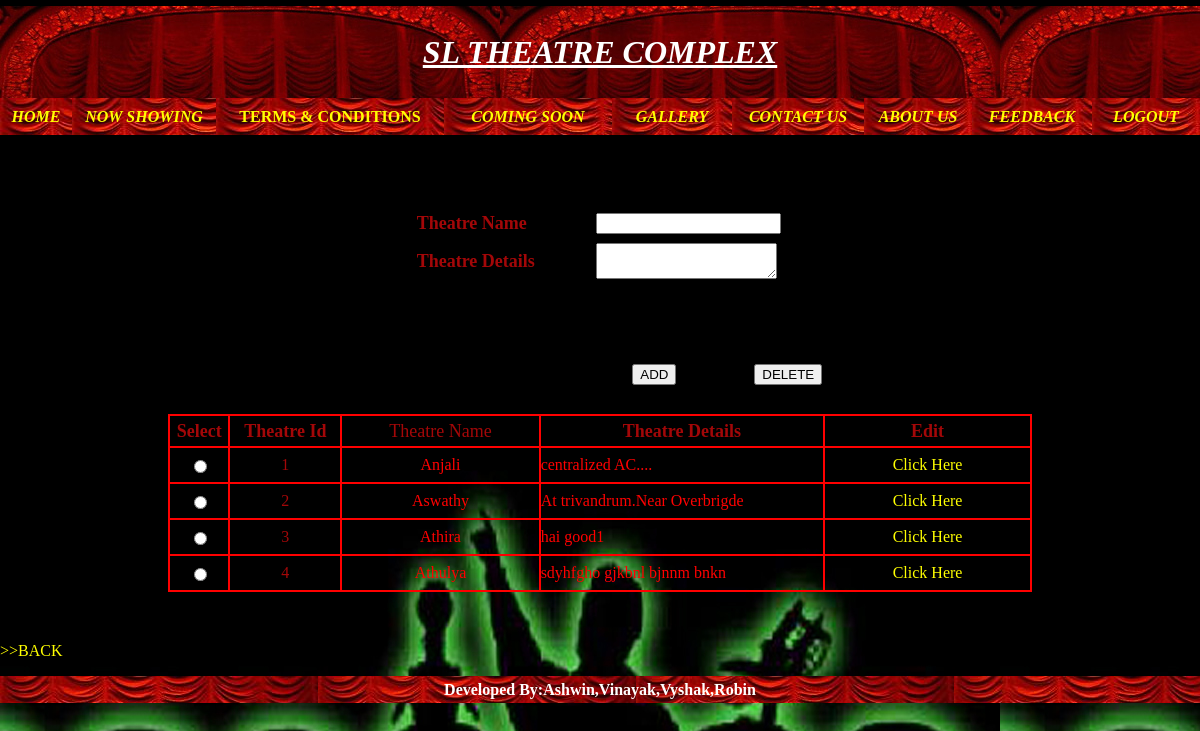
The page /Theatre.php on the database its author committed.
### tables this page shows
CREATE TABLE IF NOT EXISTS `theatre` (
  `theatreid` bigint(20) NOT NULL AUTO_INCREMENT,
  `theatrename` varchar(20) NOT NULL,
  `theatredetails` varchar(70) NOT NULL,
  PRIMARY KEY (`theatreid`),
  UNIQUE KEY `theatrename` (`theatrename`)
);

### Theatre.php (the view, shortened to what this page needs)
<!DOCTYPE html PUBLIC "-//W3C//DTD XHTML 1.0 Transitional//EN" "http://www.w3.org/TR/xhtml1/DTD/xhtml1-transitional.dtd">
<html xmlns="http://www.w3.org/1999/xhtml">
<head>
</head>
<body>
<form name="form1" method="post" action="">
<div id="Layer1">
  <table width="100%" height="92" border="0" cellpadding="0" cellspacing="0">
    <tr>
      <td background="pic/curtains08-02-22.jpg" bgcolor="#E0DFE3"><div align="center" class="style1">
        <div align="center" class="style3 style8"><ins>SL THEATRE COMPLEX </ins></div>
      </div></td>
    </tr>
  </table>
  <table width="100%" height="37" border="0" cellpadding="0" cellspacing="0">
    <tr>
      <td width="6%" height="37" background="pic/CURTAIN.JPG" bgcolor="#E0DFE3"><div align="center" class="style2"><a href="admin_mainpage.php">HOME</a></div></td>
      <td width="12%" background="pic/CURTAIN.JPG" bgcolor="#E0DFE3"><div align="center" class="style6"><a href="nowshowing_admin.php">NOW SHOWING </a></div></td>
      <td width="19%" background="pic/CURTAIN.JPG" bgcolor="#E0DFE3"><div align="center"><a href="terms and conditions_admin.php"><strong>TERMS &amp; CONDITIONS </strong></a></div></td>
      <td width="14%" background="pic/CURTAIN.JPG" bgcolor="#E0DFE3"><div align="center" class="style6"><a href="comingsoon_admin.php">COMING SOON </a></div></td>
      <td width="10%" background="pic/CURTAIN.JPG" bgcolor="#E0DFE3"><div align="center" class="style6"><a href="gallery_admin.php">GALLERY</a><a href="ECoupon.php"></a></div></td>
      <td width="11%" background="pic/CURTAIN.JPG" bgcolor="#E0DFE3"><div align="center" class="style6"><a href="gallery.php"></a><a href="contactus_admin.php">CONTACT US</a></div></td>
      <td width="9%" background="pic/CURTAIN.JPG" bgcolor="#E0DFE3"><div align="center" class="style6"><a href="contactus.php"></a> <a href="aboutus_admin.php">ABOUT US</a></div></td>
      <td width="10%" background="pic/CURTAIN.JPG" bgcolor="#E0DFE3"><div align="center" class="style6"><a href="aboutus.php"></a> <a href="feedback_admin.php" class="style21">FEEDBACK</a></div></td>
      <td width="9%" background="pic/CURTAIN.JPG" bgcolor="#E0DFE3"><div align="center" class="style22"><a href="admin.php">LOGOUT</a></div></td>
    </tr>
  </table>
  <table width="100%" height="279" border="0" cellpadding="0" cellspacing="0">
    <tr>
      <td width="47">&nbsp;</td>
      <td width="47">&nbsp;</td>
      <td width="239">&nbsp;</td>
      <td width="143">&nbsp;</td>
      <td colspan="2">&nbsp;</td>
      <td width="81">&nbsp;</td>
      <td width="47">&nbsp;</td>
      <td width="47">&nbsp;</td>
      <td width="47">&nbsp;</td>
      <td width="47">&nbsp;</td>
    </tr>
    <tr>
      <td>&nbsp;</td>
      <td>&nbsp;</td>
      <td>&nbsp;</td>
      <td>&nbsp;</td>
      <td colspan="2">&nbsp;</td>
      <td>&nbsp;</td>
      <td>&nbsp;</td>
      <td>&nbsp;</td>
      <td>&nbsp;</td>
      <td>&nbsp;</td>
    </tr>
    <tr>
      <td height="39">&nbsp;</td>
      <td>&nbsp;</td>
      <td>&nbsp;</td>
      <td><span class="style15">Theatre Name </span></td>
      <td colspan="2">
        <input type="text" name="t1" />      </td>
      <td>&nbsp;</td>
      <td>&nbsp;</td>
      <td>&nbsp;</td>
      <td>&nbsp;</td>
      <td>&nbsp;</td>
    </tr>
    <tr>
      <td height="33">&nbsp;</td>
      <td>&nbsp;</td>
      <td>&nbsp;</td>
      <td><span class="style15">Theatre Details </span></td>
      <td colspan="2">
        <textarea name="t2"></textarea>
      </td>
      <td>&nbsp;</td>
      <td>&nbsp;</td>
      <td>&nbsp;</td>
      <td>&nbsp;</td>
      <td>&nbsp;</td>
    </tr>
    <tr>
      <td height="38">&nbsp;</td>
      <td>&nbsp;</td>
      <td>&nbsp;</td>
      <td>&nbsp;</td>
      <td colspan="2">&nbsp;</td>
      <td>&nbsp;</td>
      <td>&nbsp;</td>
      <td>&nbsp;</td>
      <td>&nbsp;</td>
      <td>&nbsp;</td>
    </tr>
    <tr>
      <td height="38">&nbsp;</td>
      <td>&nbsp;</td>
      <td>&nbsp;</td>
      <td>&nbsp;</td>
      <td colspan="2">&nbsp;</td>
      <td>&nbsp;</td>
      <td>&nbsp;</td>
      <td>&nbsp;</td>
      <td>&nbsp;</td>
      <td>&nbsp;</td>
    </tr>
    <tr>
      <td height="38">&nbsp;</td>
      <td>&nbsp;</td>
      <td>&nbsp;</td>
      <td>
          <div align="center"></div>      </td>
      <td width="94"><div align="center">
          <input type="button" name="Submit" value="ADD" onclick="add1();" />
      </div></td>
      <td width="120"><div align="center">
          <input type="button" name="Submit2" value="DELETE" onclick="del1();" />
      </div></td>
      <td>&nbsp;</td>
      <td>&nbsp;</td>
      <td>&nbsp;</td>
      <td>&nbsp;</td>
      <td>&nbsp;</td>
    </tr>
    <tr>
      <td height="21">&nbsp;</td>
      <td>&nbsp;</td>
      <td>&nbsp;</td>
      <td>&nbsp;</td>
      <td colspan="2">&nbsp;</td>
      <td>&nbsp;</td>
      <td>&nbsp;</td>
      <td>&nbsp;</td>
      <td>&nbsp;</td>
      <td>&nbsp;</td>
    </tr>
  </table>
  <?php
$qry="select * from theatre";
$result=mysql_query($qry);
?>
  <table width="72%" border="1" align="center" cellpadding="0" cellspacing="0" bordercolor="#FF0000">
    <tr>
      <td width="7%" height="30"><div align="center" class="style15">Select</div></td>
      <td width="13%"><div align="center"><span class="style15">Theatre Id </span></div></td>
      <td width="23%"><div align="center" class="style19"><span class="style17">Theatre Name </span></div></td>
      <td width="33%"><div align="center" class="style15">Theatre Details </div></td>
      <td width="24%"><div align="center" class="style15">Edit</div></td>
    </tr>
	 <?php
	  while($row=mysql_fetch_array($result))
	  {
	  ?>
    <tr>
      <td height="34"><div align="center">
          <input name="radioid" type="radio" value="<?php echo $row['theatreid'];?>" />
        </div></td>
      <td><div align="center" class="style17"><?php echo $row['theatreid'];?></div></td>
      <td><div align="center" class="style18"><?php echo $row['theatrename']; ?></div></td>
      <td><div align="justify" class="style18"><?php echo $row['theatredetails'];?></div>
        <div align="left"></div></td>
      <td><div align="center" class="style20"><a href="Edittheatre.php?editid=<?php echo $row['theatreid'];?>">Click Here </a></div></td>
    </tr>
	<?php
	  }
	  ?>
  </table>
  <p>&nbsp;</p>
  <p><a href="admin_mainpage.php">&gt;&gt;BACK</a></p>
  <table width="100%" height="27" border="0" cellpadding="0" cellspacing="0" background="pic/CURTAIN.JPG">
    <tr>
      <td><div align="center"><span class="style7">Developed By:Ashwin,Vinayak,Vyshak,Robin </span></div></td>
    </tr>
  </table>
</div>
</form>
</body>
</html>

### Theatre.php (style rules this page uses)
.style1 { font-size: xx-large; font-weight: bold; font-style: italic; color: #9966FF; }
.style3 { color: #FFFFFF; font-family: Georgia, "Times New Roman", Times, serif; }
.style6 { color: #FFFF00; font-weight: bold; font-style: italic; }
a:link { color: #FFFF00; text-decoration: none; }
body { background-image: url(pic/nowshowings.JPG); }
.style7 { color: #FFFFFF; font-weight: bold; }
.style8 { color: #FFFFFF }
.style15 { color: #A30708; font-weight: bold; font-size: 18px; }
.style17 { color: #A30708 }
.style18 { color: #FF0000 }
.style19 { font-size: 18px }
.style20 { color: #FFFF00 }
.style2 { color: #FFFF66; font-style: italic; font-weight: bold; }
.style21 { font-family: "Times New Roman", Times, serif; font-style: italic; font-weight: bold; }
.style22 { color: #FFFF00; font-weight: bold; font-style: italic; font-family: "Times New Roman", Times, serif; }

### rows shown on the page
theatre: theatreid "1", theatrename "Anjali", theatredetails "centralized AC...."
theatre: theatreid "2", theatrename "Aswathy", theatredetails "At trivandrum.Near Overbrigde"
theatre: theatreid "3", theatrename "Athira", theatredetails "hai good1"
theatre: theatreid "4", theatrename "Athulya", theatredetails "sdyhfgho gjkbnl bjnnm bnkn"
